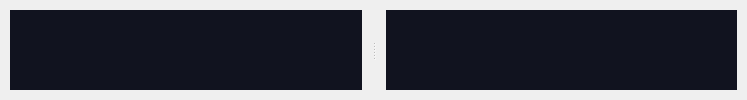
     <widget class="QWidget" name="tab_mempool">
      <property name="minimumSize">
       <size>
        <width>747</width>
        <height>0</height>
       </size>
      </property>
      <attribute name="title">
       <string>Mempool</string>
      </attribute>
      <layout class="QVBoxLayout" name="mempool_vert_layout" stretch="0">
       <property name="leftMargin">
        <number>0</number>
       </property>
       <property name="topMargin">
        <number>0</number>
       </property>
       <property name="rightMargin">
        <number>0</number>
       </property>
       <property name="bottomMargin">
        <number>0</number>
       </property>
       <item>
        <widget class="QSplitter" name="mempool_splitter">
         <property name="sizePolicy">
          <sizepolicy hsizetype="Expanding" vsizetype="Expanding">
           <horstretch>0</horstretch>
           <verstretch>0</verstretch>
          </sizepolicy>
         </property>
         <property name="frameShape">
          <enum>QFrame::NoFrame</enum>
         </property>
         <property name="lineWidth">
          <number>0</number>
         </property>
         <property name="orientation">
          <enum>Qt::Horizontal</enum>
         </property>
         <property name="childrenCollapsible">
          <bool>false</bool>
         </property>
         <widget class="QWidget" name="verticalLayoutWidget">
          <layout class="QVBoxLayout" name="QVBOX1">
           <property name="leftMargin">
            <number>10</number>
           </property>
           <property name="topMargin">
            <number>10</number>
           </property>
           <property name="rightMargin">
            <number>10</number>
           </property>
           <property name="bottomMargin">
            <number>10</number>
           </property>
           <item>
            <widget class="MempoolStats" name="mempool_graph" native="true">
             <property name="sizePolicy">
              <sizepolicy hsizetype="Preferred" vsizetype="MinimumExpanding">
               <horstretch>0</horstretch>
               <verstretch>0</verstretch>
              </sizepolicy>
             </property>
             <property name="styleSheet">
              <string notr="true">background-color: rgb(17,19,31)</string>
             </property>
            </widget>
           </item>
          </layout>
         </widget>
         <widget class="QWidget" name="verticalLayoutWidget2">
          <layout class="QVBoxLayout" name="QVBOX2">
           <property name="leftMargin">
            <number>10</number>
           </property>
           <property name="topMargin">
            <number>10</number>
           </property>
           <property name="rightMargin">
            <number>10</number>
           </property>
           <property name="bottomMargin">
            <number>10</number>
           </property>
           <item>
            <widget class="QWidget" name="mempool_detail" native="true">
             <property name="styleSheet">
              <string notr="true">background-color: rgb(17,19,31)</string>
             </property>
             <widget class="QLabel" name="label">
              <property name="geometry">
               <rect>
                <x>140</x>
                <y>170</y>
                <width>71</width>
                <height>16</height>
               </rect>
              </property>
              <property name="text">
               <string>Detail Stub</string>
              </property>
             </widget>
            </widget>
           </item>
          </layout>
         </widget>
        </widget>
       </item>
      </layout>
     </widget>
